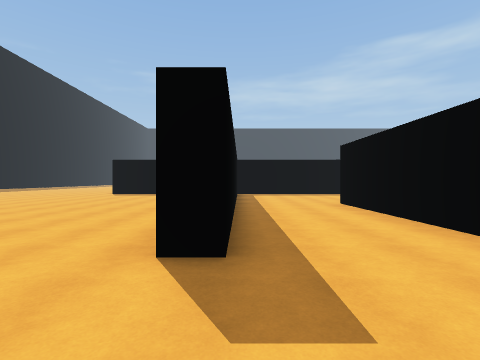
[1] (above)

15 first-person views from a walk through a Unity game level. The camera is 1.5 m above the floor, looks level and sees 85° across. The floor is counted in squares, 2 m on a side. Each view is taken from the middle of a square. On the plan, view 1 faces up. The plan holds only what a view shows up to about 9 squares ahead; the rest is blank. The place goes on beyond the plan. The player character is not drawn. Surface patterns are stand-ins for the level's own textures.

[2]
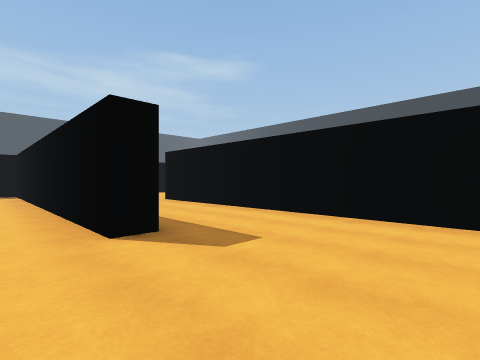

[3]
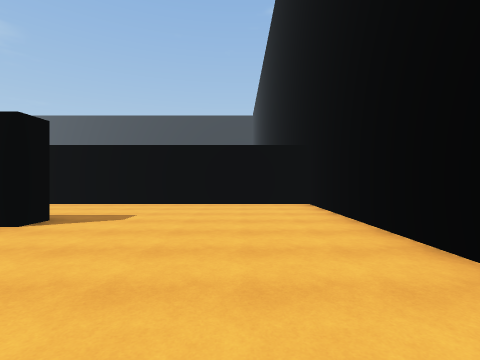

[4]
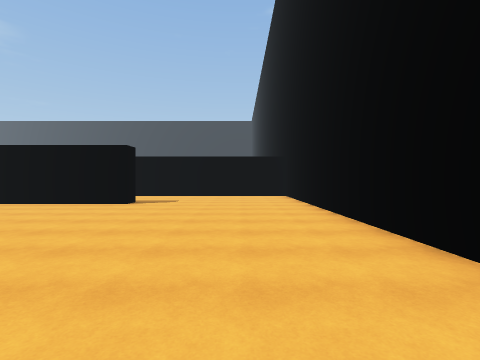

[5]
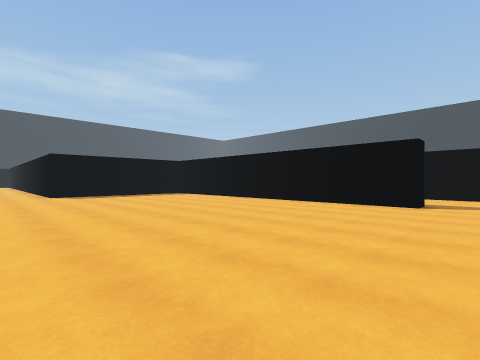

[6]
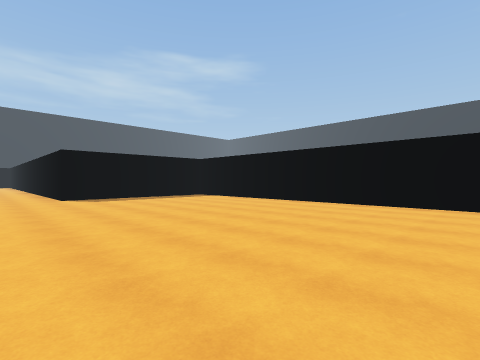

[7]
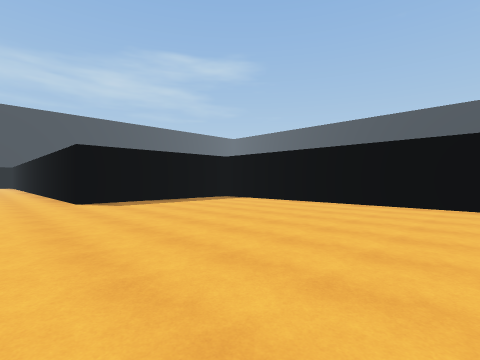

[8]
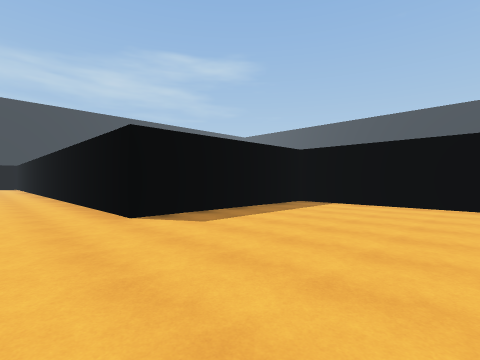

[9]
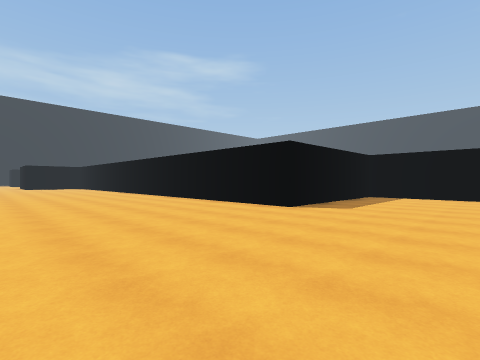

[10]
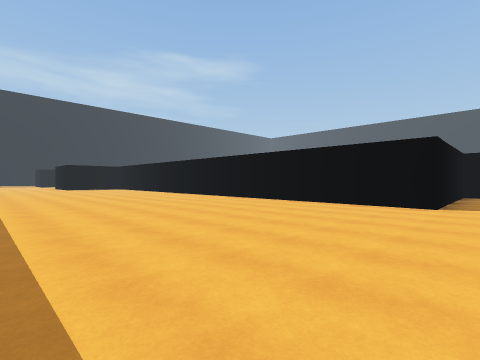

[11]
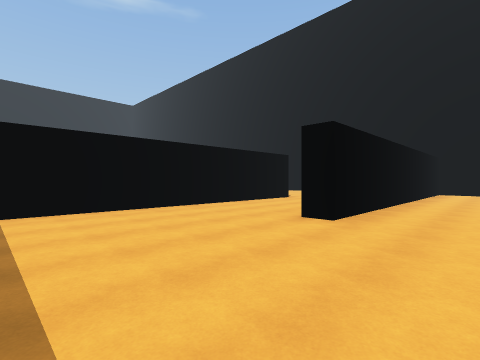

[12]
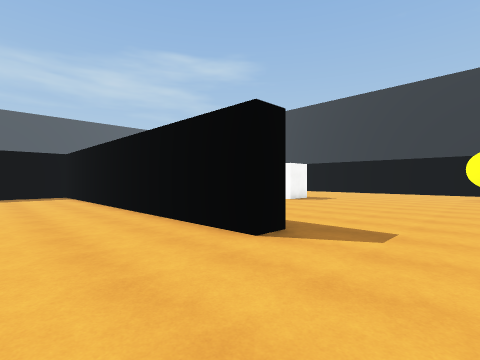

[13]
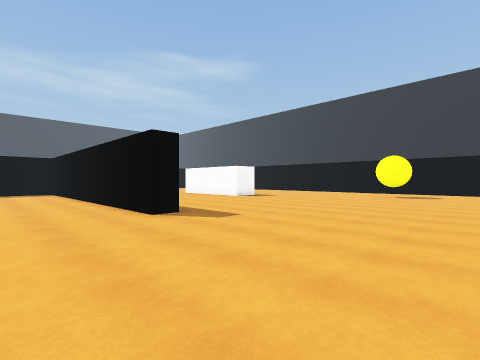

[14]
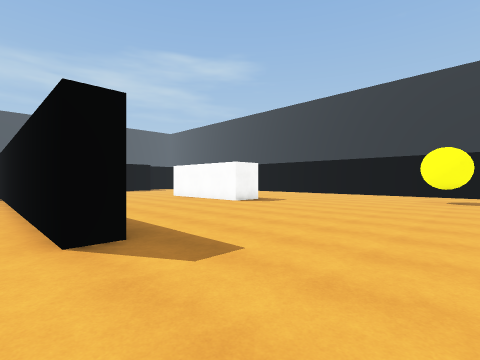

[15]
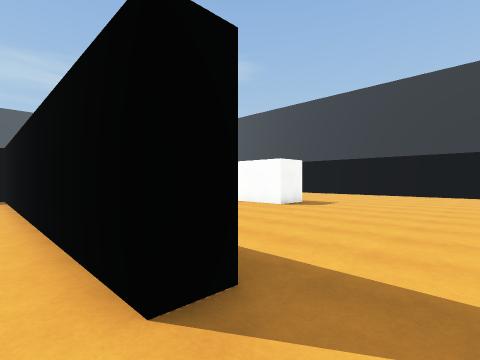

### Floor plan
Points are (right, up) in squares from view 1. A wall is a line through its corners. A room is listed if a view was taken in it or the views show most of it. See-through windows are left out.
Room 1 (views 1, 2, 3, 4, 5, 6, 7, 8, 9, 10)
walls: (-1.4, 14.1) (-6.9, 14.2) (-6.9, 19.6); (-0.1, 7.6) (-0.1, 6.1); (-0.1, 2.5) (-0.8, 2.5) (-0.8, 13.6); (-3.9, -3.2) (3.2, -3.2) (3.2, 8.4)
ways out: opening at (2.5, 9.5) to room 2
Room 2 (views 11, 12, 13, 14, 15)
walls: (14.9, 6.8) (13.6, 6.8) (13.6, 8.1); (8.4, 3.3) (7.6, 3.3) (7.6, 13.8)
ways out: opening at (2.5, 9.5) to room 1

Where each view was taken, in squares from view 1:
view 1: 0 up, 0 right, facing up
view 2: 1 down, 2 left, facing up-right
view 3: 1 down, 5 left, facing right
view 4: 1 down, 9 left, facing right
view 5: 1 up, 9 left, facing up-right
view 6: 3 up, 9 left, facing up-right
view 7: 5 up, 9 left, facing up-right
view 8: 9 up, 9 left, facing up-right
view 9: 10 up, 13 left, facing up-right
view 10: 13 up, 15 left, facing up-right
view 11: 13 up, 1 right, facing down-right
view 12: 1 up, 5 right, facing up-right
view 13: 2 down, 5 right, facing up-right
view 14: 0 up, 7 right, facing up-right
view 15: 2 up, 7 right, facing up-right
